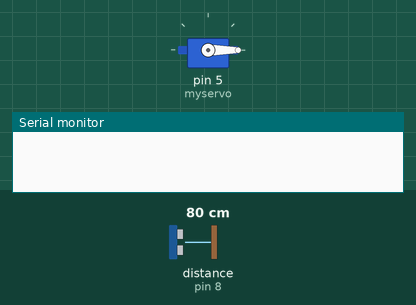
Bench run of a sketch on a simulated Arduino Uno, built with avr-gcc and run on an emulated ATmega328P. Parts: servo, the last lines printed to the serial monitor. The inputs (shaded band) are chosen by the test bench; at power-on: distance to the obstacle (sensor on pin 8) 80 cm. The echo pulse lasts 58.3 µs per cm.

Above: at 0.05 s.
At 2.4 s:
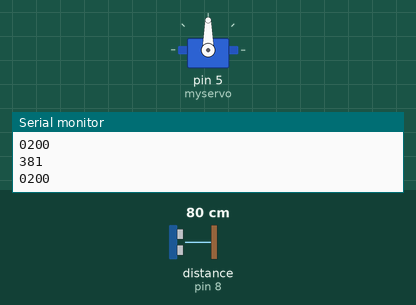
At 4.8 s:
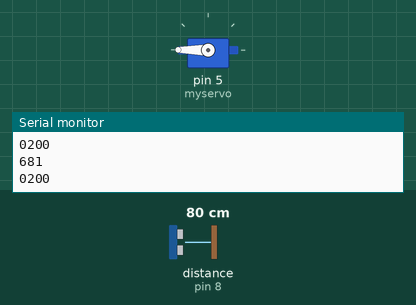
At 9.55 s:
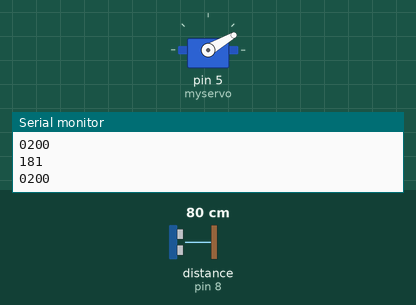
Timing chart, 0 to 12.4 s (numbered marks = the images above):
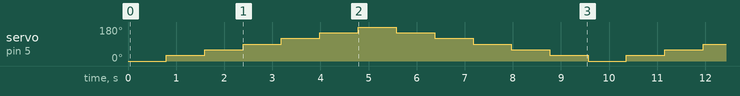

Measured:
- by itself, servo on pin 5 (myservo): repeats every 9.6 s: 60° 0.80 s, 90° 0.80 s, 120° 0.80 s, 150° 0.80 s, 180° 0.80 s, 150° 0.80 s, 120° 0.80 s, 90° 0.80 s, 60° 0.80 s, 30° 0.80 s, 0° 0.80 s, 30° 0.80 s

The sketch:

radar_test.ino
```cpp
#include <NewPing.h>

#define TRIGGER_PIN  9  // Arduino pin tied to trigger pin on the ultrasonic sensor.
#define ECHO_PIN     8  // Arduino pin tied to echo pin on the ultrasonic sensor.
#define MAX_DISTANCE 200 // Maximum distance we want to ping for (in centimeters). Maximum sensor distance is rated at 400-500cm.

NewPing sonar(TRIGGER_PIN, ECHO_PIN, MAX_DISTANCE); // NewPing setup of pins and maximum distance.

#include <Servo.h>

Servo myservo;
int pos = 0;
int dir = 0;
int radar;
int objx[5], objy[5];
int i, j, k;
int mode = 0;
int closestDir, closestDis = 200;
int tempClosestDir, tempClosestDis = 200;

void setup() {
  // put your setup code here, to run once:
  myservo.attach(5);
  Serial.begin(9600);
}


void rad() {
  myservo.write(pos * 30);
  delay(500);
  radar = sonar.convert_cm(sonar.ping_median(10));

  delay(30);
  if (pos == 6) {
    dir = 1;
  }
  else if (pos == 0) {
    dir = 0;
    closestDis = tempClosestDis;
    closestDir = tempClosestDir;
    tempClosestDis = 200;
  }
  if (dir == 0) {
    pos++;
  }
  else {
    pos--;
  }
  if (radar > 1){
  if (radar < tempClosestDis){
    tempClosestDir = pos;
    tempClosestDis = radar;
  }
  Serial.print(pos);
  Serial.println(radar);
  Serial.print(closestDir);
  Serial.println(closestDis);
  }
}

/*void objClass() {
  for (int i = 0; i <= 5; i++) {
    objx[i] = 0;
    objy[i] = 0;
  }
  for (int i = 0; i <= 10; i++)
  {
    if (radar[i] < 100) {

      for (int j = 0; j <= 5; j++) {
        if (objx[j] = 0) {
          break;
        }
        objx[j] = (radar[i] * cos(pos * 18));
        objy[j] = (radar[i] * sin(pos * 18));

      }
    }
    //Serial.print(radar[i]);
    //Serial.print("  ");
  }
 // Serial.println("hello");
}
*/


void loop() {
  rad();
  //objClass();


}
```
